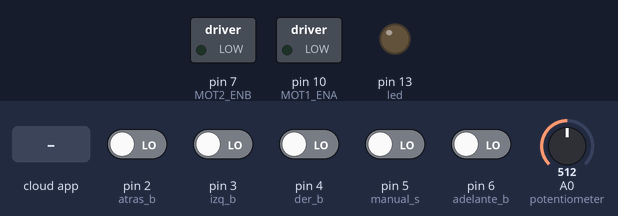
Simulated run of this sketch. Board: Arduino Uno, built with avr-gcc and run on an emulated ATmega328P. Shown: switched loads named in the sketch (green lamp = pin HIGH), output pins drawn as LEDs (lit = HIGH). The inputs (shaded band) are chosen by the test bench; at power-on: pin 2 (atras_b), pin 3 (izq_b), pin 4 (der_b), pin 5 (manual_s), pin 6 (adelante_b) LOW, A0 (potentiometer) = 512. The ROS host is connected and sends only what is stated.

Above: at 1.2 s.
1.3 s: the phone or cloud app sets linear.x to -100
At 1.8 s:
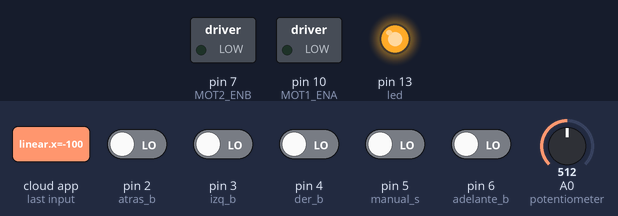
2.8 s: the phone or cloud app sets angular.z to 100
At 4.0 s:
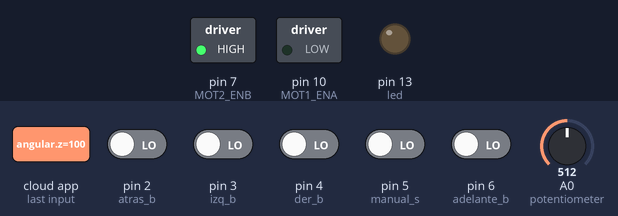
4.3 s: the phone or cloud app sets linear.x to 0
At 4.7 s:
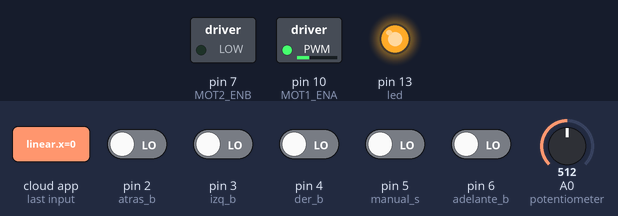
5.8 s: the phone or cloud app sets angular.z to -100
At 6.5 s:
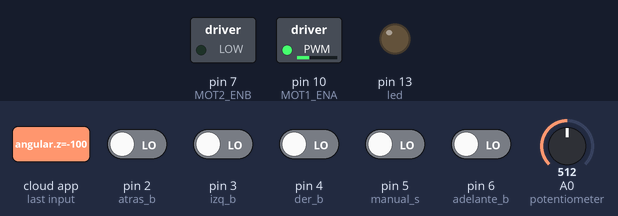
7.3 s: pin 5 (manual_s) driven HIGH
At 7.6 s:
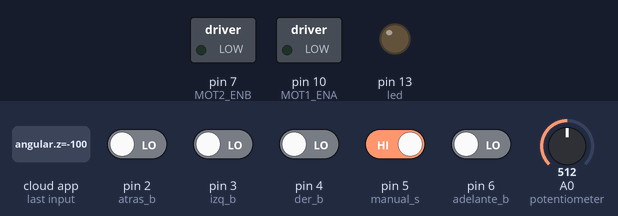
8.8 s: pin 5 (manual_s) driven LOW
At 10.2 s:
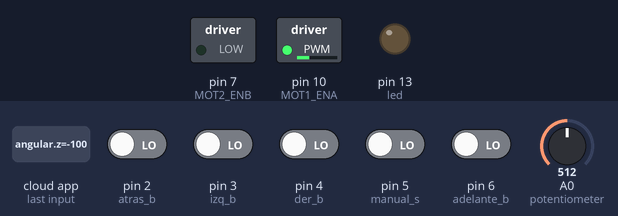
Timing chart, 0 to 11.3 s (numbered marks = the images above; inputs shaded):
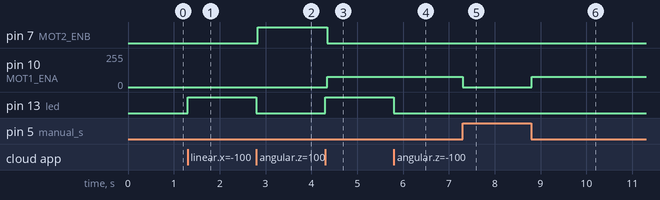

Measured:
- after the input at 1.3 s, pin 13 (led): LOW → HIGH at once
- after the input at 2.8 s, pin 7 (MOT2_ENB): LOW → HIGH at once; pin 13 (led): HIGH → LOW at once
- after the input at 4.3 s, pin 7 (MOT2_ENB): HIGH → LOW after 0.05 s; pin 10 (MOT1_ENA): 0/255 → 78/255 after 0.05 s; pin 13 (led): LOW → HIGH at once
- after the input at 5.8 s, pin 13 (led): HIGH → LOW at once
- after the input at 7.3 s, pin 10 (MOT1_ENA): 78/255 → 0/255 at once
- after the input at 8.8 s, pin 10 (MOT1_ENA): 0/255 → 78/255 at once

The sketch:

ControlRobot_telemanual.ino
```cpp
/*
 * This node will subscribe to the /cmd_vel topic (Twist).
 * It will publish to /wr and /wl (Float32).
 * /wr and /wl will be computed following the differential drive mobile robot model
 */
#include <ros.h> //comment
#include <geometry_msgs/Twist.h> //Type of message for the cmd_vel topic
#include <std_msgs/Float32.h>  //Type of message for the /wl and /wr topics
 #include <std_msgs/Int32.h> //Debug topics of the pwm_left and pwm_right

#define WHEEL_PUB_PERIOD 100 //Period in [ms] in which we will publish wl and wr
#define WHEEL_DIST 0.5 //Distance between wheels [m]
#define WHEEL_RAD 0.06 //Wheel radius [m]

//Arduino pin definitions
#define MOT1_IN1 8//IN1 of the L298 should be connected to this arduino pin
#define MOT1_IN2 9//IN2 of the L298 should be connected to this arduino pin
#define MOT1_ENA 10 //enable

#define MOT2_IN3 11//IN1 of the L298 should be connected to this arduino pin
#define MOT2_IN4 12//IN2 of the L298 should be connected to this arduino pin
#define MOT2_ENB 7 //enable

#define LED 13 //A led that blinks when receiving

#define adelante_b 6
#define atras_b 2
#define izq_b 3
#define der_b 4
#define manual_s 5


unsigned long time_now = 0;
volatile float v, w; //Robot linear and angular speeds [m/s] and [rad/s]


ros::NodeHandle nh; //This structure is necessary to work with ROS (init the node, create publishers, etc)

/*
 * Stop the motor
 */
void motor_stop() {
        //Stop if received an wrong direction
                digitalWrite(MOT1_IN1, 0);
                digitalWrite(MOT1_IN2, 0);
                analogWrite(MOT1_ENA, 0);

                digitalWrite(MOT2_IN3, 0);
                digitalWrite(MOT2_IN4, 0);
                analogWrite(MOT2_ENB, 0);
}

/* Moves the motor in positive sens
        vel: [0-255] the desired pwm value 255 means full speed
 */
void motor_forward_left(unsigned int vel) {
        digitalWrite(MOT1_IN1, 1);
        digitalWrite(MOT1_IN2, 0);
        analogWrite(MOT1_ENA, vel);
}

void motor_forward_right(unsigned int vel) {
        digitalWrite(MOT2_IN3, 1);
        digitalWrite(MOT2_IN4, 0);
        analogWrite(MOT2_ENB, vel);
}

/* Moves the motor backwards
        vel: [0-255] the desired pwm value 255 means full speed
 */
void motor_backwards_left(unsigned int vel) {
    digitalWrite(MOT1_IN1, 0);
    digitalWrite(MOT1_IN2, 1);
    analogWrite(MOT1_ENA, vel);
}

void motor_backwards_right(unsigned int vel) {
    digitalWrite(MOT2_IN3, 0);
    digitalWrite(MOT2_IN4, 1);
    analogWrite(MOT2_ENB, vel);
}


/***Equations for a differential drive mobile robot.
*      returns a float wl in [rad/s]
***/
float get_wl(float v, float w) {
  float wl;
  wl = (2.0 * v - WHEEL_DIST * w) / (2.0 * WHEEL_RAD); //Left wheel angular speed [rad/s]
  return wl;
}

/*** Equations for a differential drive mobile robot.
*        returns a float wr in [rad/s]
***/
float get_wr(float v, float w) {
  float wr;
  wr = (2.0 * v + WHEEL_DIST * w) / (2.0 * WHEEL_RAD); //Right wheel angular speed [rad/s]
  return wr;
}


void cmd_vel_cb( const geometry_msgs::Twist& vel_msg){
  digitalWrite(13, HIGH-digitalRead(13));   // blink the led
  v=vel_msg.linear.x;
  w=vel_msg.angular.z;
}

ros::Subscriber<geometry_msgs::Twist> cmd_vel_sub("cmd_vel", &cmd_vel_cb );
std_msgs::Float32 wl_msg, wr_msg;
std_msgs::Int32 pwml_msg, pwmr_msg;

ros::Publisher wl_pub("wl", &wl_msg);
ros::Publisher wr_pub("wr", &wr_msg);

ros::Publisher pwml_pub("pwm_left", &pwml_msg);
ros::Publisher pwmr_pub("pwm_right", &pwmr_msg);

void setup()
{
  pinMode(13, OUTPUT);


  nh.initNode();
  nh.subscribe(cmd_vel_sub);
  nh.advertise(wl_pub); //Init the publisher to the /wl topic
  nh.advertise(wr_pub); //Init the publisher to the /wr topic

  nh.advertise(pwml_pub); //Init the publisher to the /wl topic
  nh.advertise(pwmr_pub); //Init the publisher to the /wr topic

  pinMode(adelante_b, INPUT);
  pinMode(atras_b, INPUT);
  pinMode(izq_b, INPUT);
  pinMode(der_b, INPUT);
  pinMode(manual_s, INPUT);

}

void loop()
{
    float wr, wl; //Wheel speeds wr-> right wheel, wl->left wheel
    wr= get_wr(v,w); //Modify this
    wl= get_wl(v,w); //Modify this

    unsigned int pwm_left = map(abs(wl),0,13.89,0,255);
    unsigned int pwm_right = map(abs(wr),0,13.81,0,255);
    int potValue = analogRead(A0); // Read potentiometer value

    int pwmOutput = map(potValue, 0, 1023, 0 , 255); // Map the potentiometer value from 0 to 255


    if (digitalRead(manual_s) == true){

        if (digitalRead(adelante_b) == true) {
            motor_forward_right(pwmOutput);
            motor_forward_left(pwmOutput);
            delay(20);
        }

        if (digitalRead(atras_b) == true) {
          motor_backwards_right(pwmOutput);
          motor_backwards_left(pwmOutput);
          delay(20);
        }

        if (digitalRead(izq_b) == true) {
           motor_forward_right(pwmOutput);
           motor_backwards_left(pwmOutput);
          delay(20);
        }

        if (digitalRead(der_b) == true) {
            motor_forward_left(pwmOutput);
            motor_backwards_right(pwmOutput);
            delay(20);
         }

         if (digitalRead(adelante_b) == false && digitalRead(atras_b) == false && digitalRead(izq_b) == false && digitalRead(der_b) == false) {
            motor_stop();
           delay(20);
         }

     }else{


        if((unsigned long)(millis() - time_now) > WHEEL_PUB_PERIOD){
          // Enter here every WHEEL_PUB_PERIOD ms to publish data
          // this is just for debugging
          time_now = millis(); //reset the time
          wl_msg.data = wl; //Add some value to the wl message
          wr_msg.data = wr; //Add some value to the wl message

          pwml_msg.data = pwm_left;
          pwmr_msg.data = pwm_right;


          if(wl>=0 && pwm_left >= 0 && pwm_left <= 255){
            motor_forward_left(pwm_left);
          }else if (wl < 0 && pwm_left >= 0 && pwm_left <= 255){
            motor_backwards_left(pwm_left);
          }else{
            //Stop if received a wrong value or 0
            nh.logerror("Invalid data received; make sure to send a value between -255 and 255");
            nh.logerror("The motor will stop");
            motor_stop();
          }


          if(wr>=0 && pwm_right >= 0 && pwm_right <= 255){
            motor_forward_right(pwm_right);
          }else if (wr < 0 && pwm_right >= 0 && pwm_right <= 255){
            motor_backwards_right(pwm_right);
          }else{
            //Stop if received a wrong value or 0
            nh.logerror("Invalid data received; make sure to send a value between -255 and 255");
            nh.logerror("The motor will stop");
            motor_stop();
          }


          // Add your code here for example to publish data
          wl_pub.publish( &wl_msg ); //Publish the message to the /wl topic
          wr_pub.publish( &wr_msg ); //Publish the message to the /wr topic

          pwml_pub.publish( &pwml_msg ); //Publish the message to the /wl topic
          pwmr_pub.publish( &pwmr_msg ); //Publish the message to the /wr topic
      }

    }


  nh.spinOnce(); //Very, very, very important to execute at least once every cycle.


}
```
